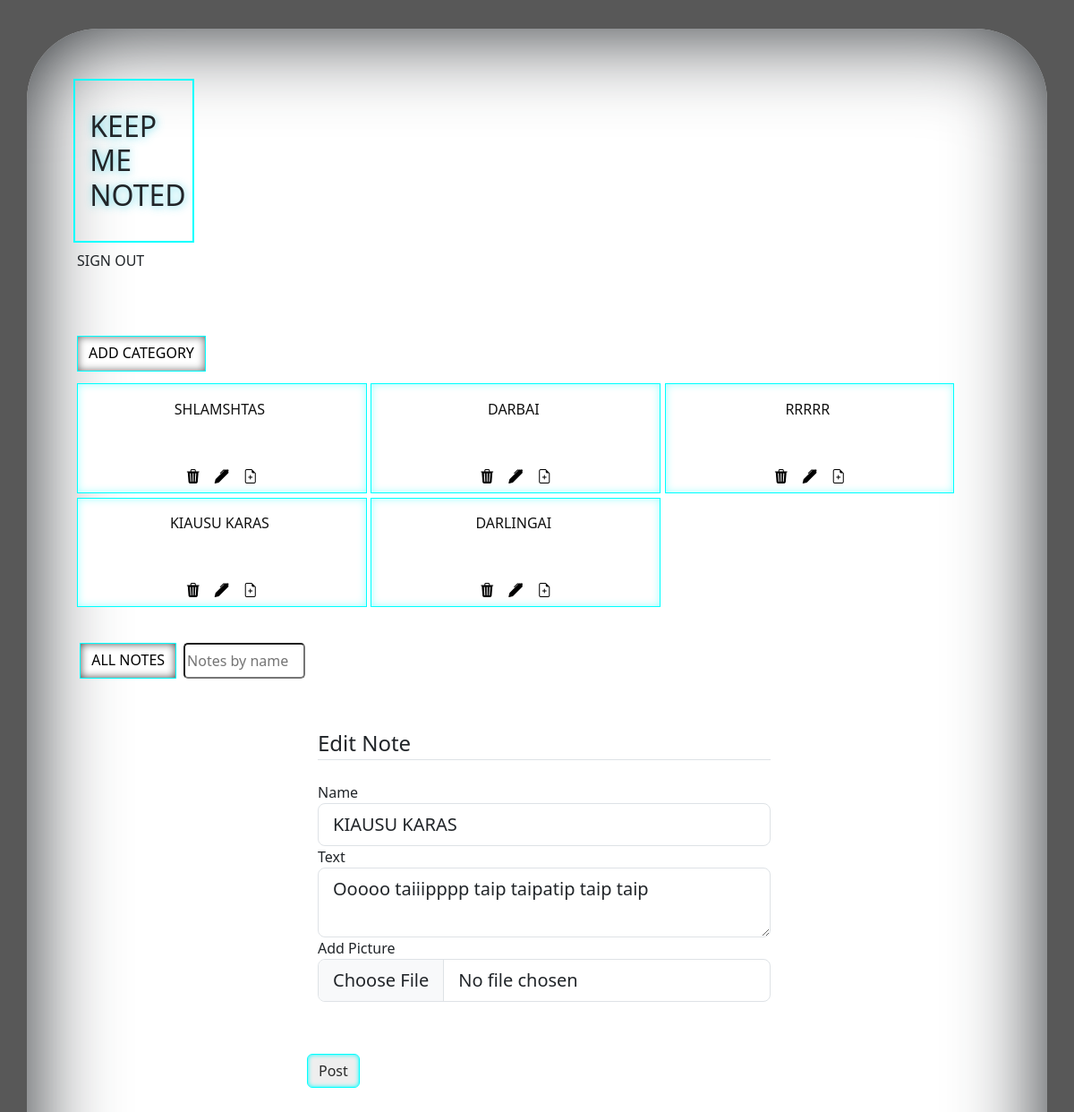
The app's page /edit_note/1 (signed in), older data.
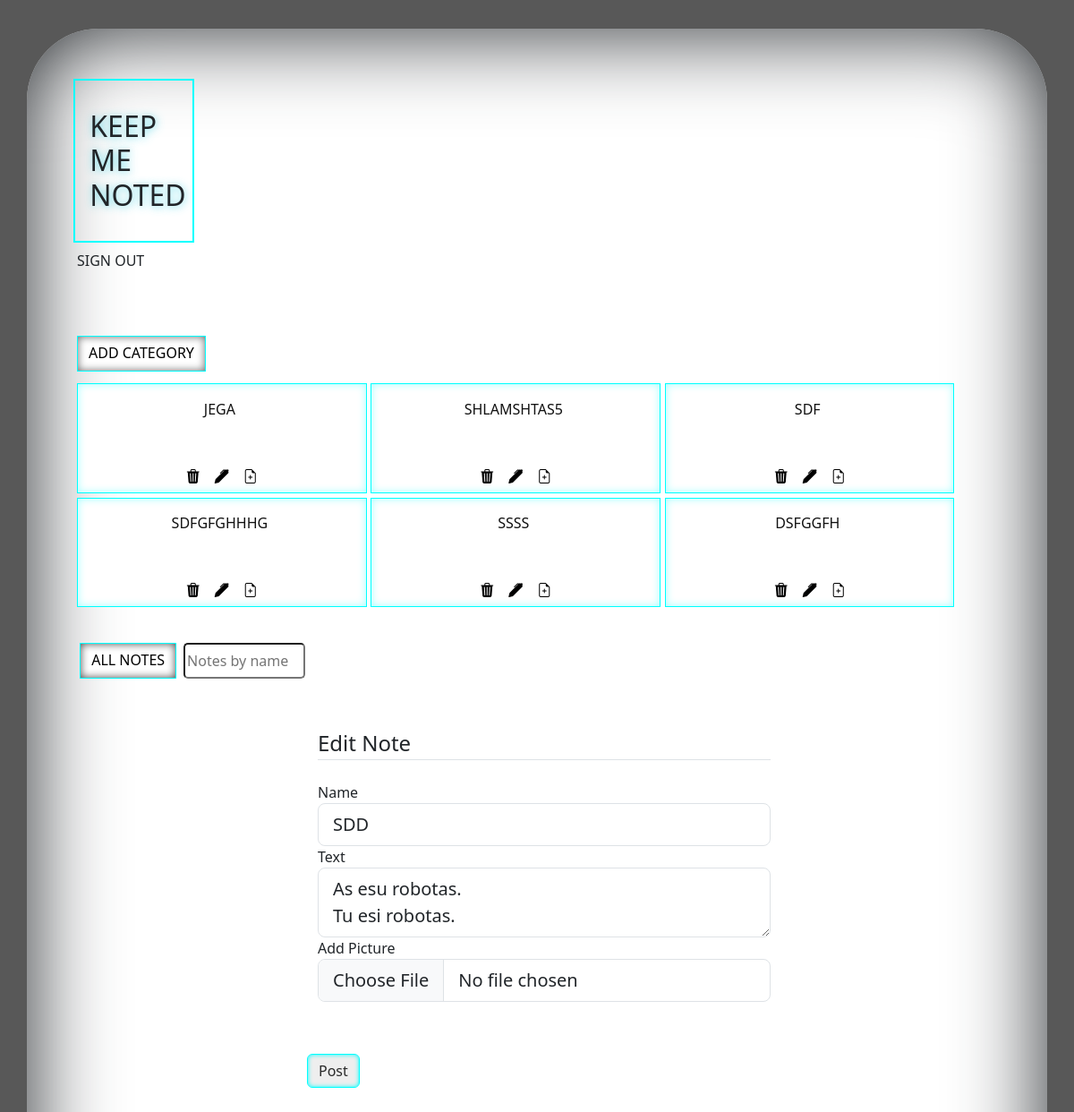
The same page, newer data.
### app/db_models/Category.py (models this page shows, shortened)
class Category(db.Model):
    __tablename__ = "categories"
    id = db.Column(db.Integer, primary_key=True)
    category_name = db.Column(db.String(50), nullable=False)
    notes = db.relationship("Note", backref="categories", cascade='all, delete')

### app/db_models/Note.py (models this page shows, shortened)
class Note(db.Model):
    __tablename__= "notes"
    id = db.Column(db.Integer, primary_key=True)
    name = db.Column(db.String(255),nullable=False)
    text = db.Column(db.String())
    picture = db.Column(db.String(), nullable=True, default='default.png')
    id_category = db.Column(db.Integer, db.ForeignKey('categories.id') )

### app/routes.py (the view, shortened to what this page needs)
@app.route('/edit_note/<int:id>', methods =['GET' , 'POST'])
@login_required
def edit_note(id):
    categories = Category.query.all()
    notes = Note.query.all()
    note = Note.query.get_or_404(id)
    form = AddNoteForm()
    form.name.data = note.name
    form.text.data = note.text
    form.picture.data = note.picture
    return render_template('edit_note.html' , form=form, notes=notes ,categories=categories)

### app/forms.py
class AddNoteForm(FlaskForm):
    name = StringField("Name", [DataRequired()])
    text = TextAreaField("Text", [DataRequired()])
    picture = FileField('Add Picture', validators=[FileAllowed(['jpg', 'png'])])
    submit = SubmitField('Post')

class SearchForm(FlaskForm):
    searched = StringField("Searched", [DataRequired()])
    submit = SubmitField('Submit')

### app/routes.py (called while the page is built)
@login_manager.user_loader
def load_user(user_id):
    return User.query.get(user_id)

@app.context_processor
def base():
    form = SearchForm()
    return dict(form=form)

### app/templates/edit_note.html (shortened to what this page needs)
{% extends "main.html" %}
{% block content %}
            <div class="content-section; w-50 p-3; mx-auto pt-5" >
                <form method="POST" action="" enctype="multipart/form-data">
                   <fieldset id="fieldset-edit-note" class="form-group">
                       <legend class="border-bottom mb-4">Edit Note</legend>
                       <div class="form-group">
                            {{ form.name.label(class="form-control-label" , id="edit-note-name") }}
                            {% if form.name.errors %}
                            {{ form.name(class="form-control form-control-lg is-invalid") }}
                            <div class="invalid-feedback">
                            {% for error in form.name.errors %}
                            <span>{{ error }}</span>
                            {% endfor %}
                            </div>
                            {% else %}
                            {{ form.name(class="form-control form-control-lg" , id="edit-note-name" , style="text-transform: uppercase") }}
                            {% endif %}
                       </div>
                       <div class="form-group">
                            {{ form.text.label(class="form-control-label") }}
                            {% if form.text.errors %}
                            {{ form.text(class="form-control form-control-lg is-invalid") }}
                            <div class="invalid-feedback">
                            {% for error in form.text.errors %}
                            <span>{{ error }}</span>
                            {% endfor %}
                            </div>
                            {% else %}
                            {{ form.text(class="form-control form-control-lg") }}
                            {% endif %}
                       </div>
                       <div class="form-group">
                            {{ form.picture.label(class="form-control-label") }}
                            {% if form.picture.errors %}
                            {{ form.picture(class="form-control form-control-lg is-invalid") }}
                            <div class="invalid-feedback">
                            {% for error in form.picture.errors %}
                            <span>{{ error }}</span>
                            {% endfor %}
                            </div>
                            {% else %}
                            {{ form.picture(class="form-control form-control-lg") }}
                            {% endif %}
                       </div>
                       <br>
                   </fieldset>
                         <br>
                   <div class="form-group" style="margin-bottom: 2rem;">
                      {{ form.submit(class="btn btn-outline-primary") }}
                   </div>
                </form>
            </div>
{% endblock content %}

### app/templates/main.html (shortened to what this page needs)
<!DOCTYPE html>
<html lang="en">
<head>
    <link href="https://cdn.jsdelivr.net/npm/bootstrap@5.3.0-alpha1/dist/css/bootstrap.min.css" rel="stylesheet"
 />
    <link rel="stylesheet" href="https://cdn.jsdelivr.net/npm/bootstrap-icons@1.10.3/font/bootstrap-icons.css">
    <link rel="stylesheet" href="{{ url_for('static' , filename = '/stylesheets/style.css')}}">
    <link rel="stylesheet" href="{{ url_for('static' , filename = '/stylesheets/media-queries.css')}}">
    <link rel="stylesheet" href="https://cdnjs.cloudflare.com/ajax/libs/normalize/8.0.1/normalize.min.css" />
</head>
<body>
  <div class="container" id="container-1" >
    <div id="brand_flash_container">
      <div id="brand-container">
          <h1 id="brand" >KEEP <br> ME <br> NOTED</h1>
          <a id="signout" href="{{ url_for('logout') }}" class="nav-link px-2 ">SIGN OUT</a>
      </div>
    </div>
  <div class = "all-cards-container"
   >
    <div id="signout-container">
      <a id="add_category" class="btn btn-primary" href="{{ url_for('add_category')}}" class="nav-link px-2 ">ADD CATEGORY</a>
    </div>
    <div  id="container-category">
        {% for category in categories %}
        <div class="btn btn-secondary"  id="buttons-category" >
        <a href="{{ url_for('notes' , id = category.id )}}" style="margin: 0.3rem  0.3rem  0rem  0rem;
                          height: 5rem; word-wrap: break-word; text-decoration: none;">
            <h6 id="category-name" style="text-transform: uppercase;" >{{category['category_name']}}</h6>
        </a>
        <div style="display: flex; justify-content: center;">
          <a  href="{{ url_for('delete' , id = category.id) }}" class="nav-link px-2 ">
            <i class="bi bi-trash3-fill"></i>
          </a>
          <a href="{{ url_for('edit_category' , id = category.id )}}" class="nav-link px-2 ">
            <i class="bi bi-pen-fill"></i>
          </a>
          <a href="{{ url_for('noting' , id = category.id )}}" class="nav-link px-2 ">
            <i class="bi bi-file-earmark-plus"></i>
          </a>
        </div>
        </div>
        {% endfor %}
      </div>
      <div style="display: flex; flex-direction: column;">
        <div class="note-filter-container" >
            <a class="btn btn-primary"  id = "all-notes-filter" href="{{ url_for('all_notes')}}">ALL NOTES</a>
               <form method="POST" class = "d-flex" action="{{url_for('search')}}">
                 <input id="serach-by-name" class="form_control me-2" type="search" placeholder="Notes by name" aria-label="Search" , name="searched">
               </form>
        </div>
        {% block content %}
        {% endblock %}
      </div>
    </div>
  </div>
</body>
</html>

Row changes from the older to the newer data that the page shows:
changed Category: category_name "SHLAMSHTAS" → "JEGA"
changed Category: category_name "DARBAI" → "SHLAMSHTAS5"
changed Category: category_name "RRRRR" → "SDF"
changed Category: category_name "KIAUSU KARAS" → "SDFGFGHHHG"
changed Category: category_name "DARLINGAI" → "SSSS"
added Category: category_name "DSFGGFH"
changed Note: name "Kiausu karas" → "sdd"; text "Ooooo taiiipppp taip taipatip taip taip" → "As esu robotas. Tu esi robotas."
